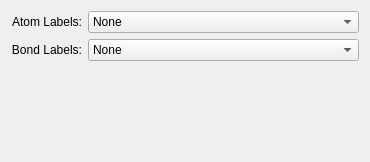
<ui version="4.0" >
 <class>OverlaySettingsWidget</class>
 <widget class="QWidget" name="OverlaySettingsWidget" >
  <property name="geometry" >
   <rect>
    <x>0</x>
    <y>0</y>
    <width>370</width>
    <height>162</height>
   </rect>
  </property>
  <property name="sizeIncrement" >
   <size>
    <width>10</width>
    <height>0</height>
   </size>
  </property>
  <layout class="QGridLayout" >
   <item row="0" column="0" >
    <widget class="QLabel" name="label" >
     <property name="text" >
      <string>Atom Labels:</string>
     </property>
     <property name="textFormat" >
      <enum>Qt::AutoText</enum>
     </property>
     <property name="alignment" >
      <set>Qt::AlignRight|Qt::AlignTrailing|Qt::AlignVCenter</set>
     </property>
    </widget>
   </item>
   <item row="0" column="1" >
    <widget class="QComboBox" name="atomType" >
     <property name="sizePolicy" >
      <sizepolicy vsizetype="Fixed" hsizetype="Preferred" >
       <horstretch>1</horstretch>
       <verstretch>0</verstretch>
      </sizepolicy>
     </property>
     <property name="sizeIncrement" >
      <size>
       <width>1</width>
       <height>0</height>
      </size>
     </property>
     <property name="currentIndex" >
      <number>0</number>
     </property>
     <property name="modelColumn" >
      <number>0</number>
     </property>
     <item>
      <property name="text" >
       <string>None</string>
      </property>
     </item>
     <item>
      <property name="text" >
       <string>Atom number</string>
      </property>
     </item>
     <item>
      <property name="text" >
       <string>Element name</string>
      </property>
     </item>
     <item>
      <property name="text" >
       <string>Element symbol</string>
      </property>
     </item>
     <item>
      <property name="text" >
       <string>Residue name</string>
      </property>
     </item>
     <item>
      <property name="text" >
       <string>Residue number</string>
      </property>
     </item>
     <item>
      <property name="text" >
       <string>Partial Charge</string>
      </property>
     </item>
    </widget>
   </item>
   <item row="1" column="0" >
    <widget class="QLabel" name="label_2" >
     <property name="text" >
      <string>Bond Labels:</string>
     </property>
     <property name="textFormat" >
      <enum>Qt::AutoText</enum>
     </property>
     <property name="alignment" >
      <set>Qt::AlignRight|Qt::AlignTrailing|Qt::AlignVCenter</set>
     </property>
    </widget>
   </item>
   <item row="1" column="1" >
    <widget class="QComboBox" name="bondType" >
     <property name="sizePolicy" >
      <sizepolicy vsizetype="Fixed" hsizetype="Preferred" >
       <horstretch>1</horstretch>
       <verstretch>0</verstretch>
      </sizepolicy>
     </property>
     <property name="sizeIncrement" >
      <size>
       <width>1</width>
       <height>0</height>
      </size>
     </property>
     <property name="currentIndex" >
      <number>0</number>
     </property>
     <property name="modelColumn" >
      <number>0</number>
     </property>
     <item>
      <property name="text" >
       <string>None</string>
      </property>
     </item>
     <item>
      <property name="text" >
       <string>Bond length</string>
      </property>
     </item>
     <item>
      <property name="text" >
       <string>Bond number</string>
      </property>
     </item>
     <item>
      <property name="text" >
       <string>Bond order</string>
      </property>
     </item>
    </widget>
   </item>
   <item row="2" column="1" >
    <spacer>
     <property name="orientation" >
      <enum>Qt::Vertical</enum>
     </property>
     <property name="sizeHint" >
      <size>
       <width>20</width>
       <height>40</height>
      </size>
     </property>
    </spacer>
   </item>
  </layout>
 </widget>
 <resources/>
 <connections/>
</ui>
